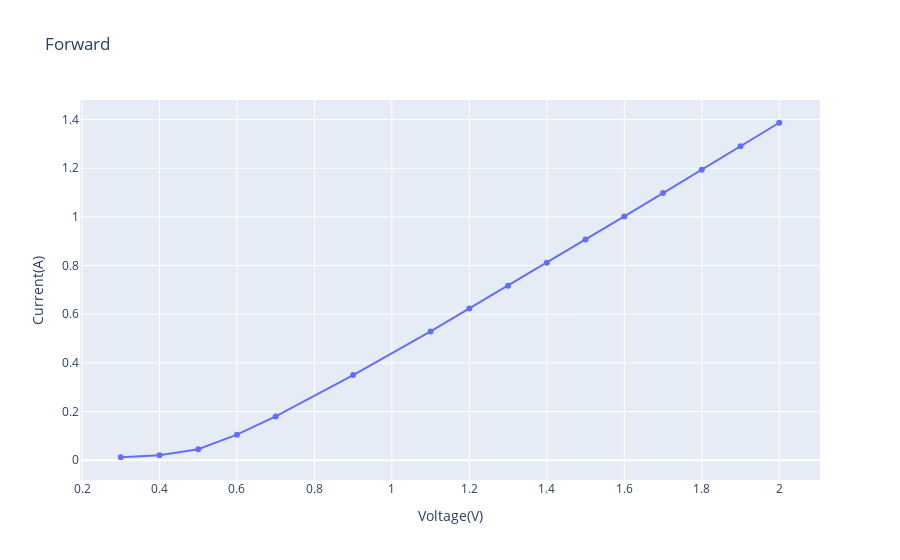

The cell this chart's notebook holds for it:
### Code cell
import plotly.graph_objects as go
"""
$ V=0.5V, I=(45 "mV")/(1000 Omega) $ 
$ V=0.6V, I=(105 "mV")/(1000 Omega) $
$ V=0.7V, I=(180 "mV")/(1000 Omega) $
$ V=0.9V, I=(350 "mV")/(1000 Omega) $
$ V=1.1V, I=(529 "mV")/(1000 Omega) $
$ V=1.2V, I=(623 "mV")/(1000 Omega) $
$ V=1.3V, I=(717 "mV")/(1000 Omega) $
$ V=1.4V, I=(812 "mV")/(1000 Omega) $
$ V=1.5V, I=(907 "mV")/(1000 Omega) $
$ V=1.6V, I=(1002 "mV")/(1000 Omega) $
$ V=1.7V, I=(1098 "mV")/(1000 Omega) $
$ V=1.8V, I=(1194 "mV")/(1000 Omega) $
$ V=1.9V, I=(1290 "mV")/(1000 Omega) $
$ V=2.0V, I=(1387 "mV")/(1000 Omega) $
"""
V=[0.3,0.4,0.5,0.6,0.7,0.9,1.1,1.2,1.3,1.4,1.5,1.6,1.7,1.8,1.9,2.0]
I=[12,20,45,105,180,350,529,623,717,812,907,1002,1098,1194,1290,1387]
I=[i/1000 for i in I]
fig = go.Figure(data=[go.Scatter(x=V, y=I)])
fig.update_layout({"title":"Forward","xaxis_title":"Voltage(V)","yaxis_title":"Current(A)"})
fig.show()

### Figure 1 — Plotly figure (JSON) as saved in the notebook; plotly's stock layout.template omitted (floating-point values rounded to 4 significant figures)
{"data": [{"type": "scatter", "x": [0.3, 0.4, 0.5, 0.6, 0.7, 0.9, 1.1, 1.2, 1.3, 1.4, 1.5, 1.6, 1.7, 1.8, 1.9, 2], "y": [0.012, 0.02, 0.045, 0.105, 0.18, 0.35, 0.529, 0.623, 0.717, 0.812, 0.907, 1.002, 1.098, 1.194, 1.29, 1.387]}], "layout": {"title": {"text": "Forward"}, "xaxis": {"title": {"text": "Voltage(V)"}}, "yaxis": {"title": {"text": "Current(A)"}}}}
